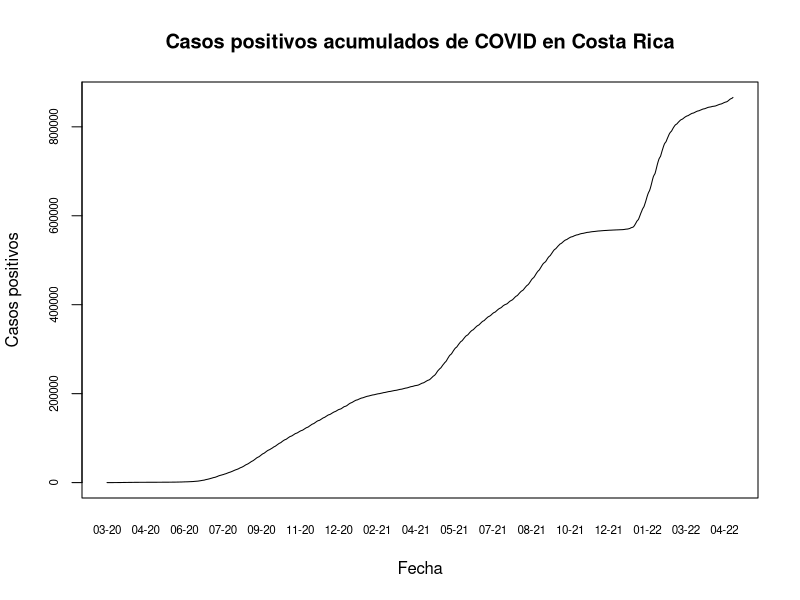
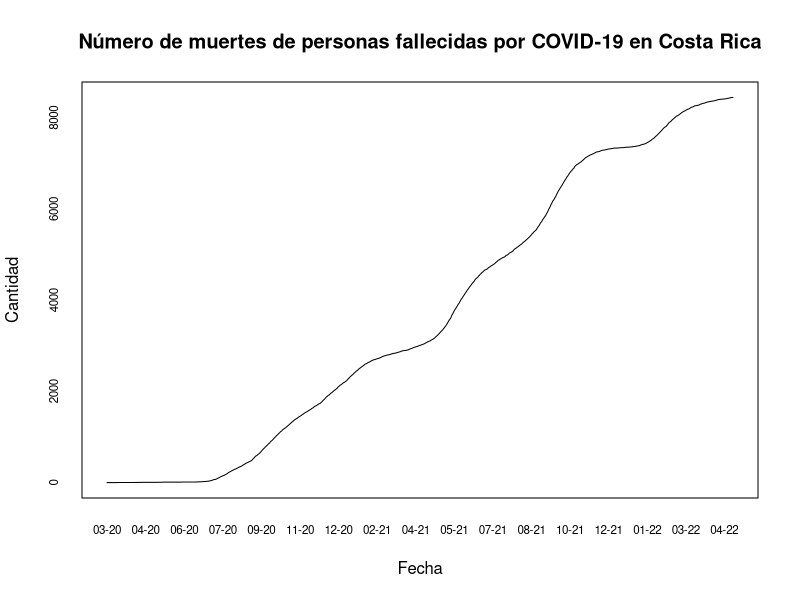

These figures' R source, in order:
## ---- chunk 1
knitr::opts_chunk$set(echo = TRUE)
## ---- chunk 2
covid <- read.csv(file = "05_10_22_CSV_GENERAL.csv", sep = ";")
## ---- chunk 3
covid$FECHA <- as.Date(covid$FECHA, format = "%d/%m/%Y")
## ---- chunk 4
options(scipen = 7)
## ---- chunk 5
plot(
  covid$FECHA,
  covid$positivos,
  type = "l",
  xaxt = "n",
  yaxt = "n",
  main = "Casos positivos acumulados de COVID en Costa Rica",
  xlab = "Fecha",
  ylab = "Casos positivos"
)

# Formato del eje x
axis(side = 1,
     covid$FECHA,
     tick =FALSE,
     format(covid$FECHA,"%m-%y"),
     cex.axis = 0.7    
)

# Formato del eje y
axis(side = 2,
     covid$positivos,
     labels =TRUE,
     at = seq(0, 10000000, by = 200000),
     cex.axis = 0.7    
)
## ---- chunk 6
plot(
  covid$FECHA,
  covid$fallecidos,
  type = "l",
  xaxt = "n",
  yaxt = "n",
  main = "Número de muertes de personas fallecidas por COVID-19 en Costa Rica",
  xlab = "Fecha",
  ylab = "Cantidad"
)

# Formato del eje x
axis(side = 1,
     covid$FECHA,
     tick =FALSE,
     format(covid$FECHA,"%m-%y"),
     cex.axis = 0.7    
)

# Formato del eje y
axis(side = 2,
     covid$fallecidos,
     labels =TRUE,
     at = seq(0, 10000, by = 2000),
     cex.axis = 0.7    
)
